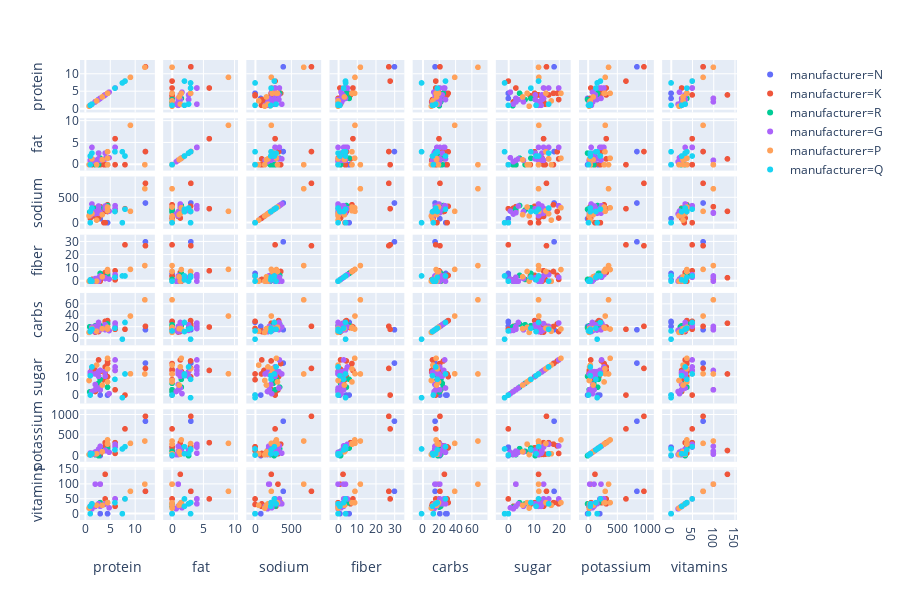

Here is the notebook cell this chart was saved with:
### Code cell
fig = px.scatter_matrix(rcereal, dimensions=['protein', 'fat','sodium', 'fiber', 'carbs', 'sugar', 'potassium','vitamins'], color = 'manufacturer')
fig.show()

### Figure 1 — Plotly figure (JSON) as saved in the notebook; plotly's stock layout.template omitted (floating-point values rounded to 4 significant figures)
{"data": [{"dimensions": [{"axis": {"matches": true}, "label": "protein", "values": [12.12, 3, 4.478, 4.478]}, {"axis": {"matches": true}, "label": "fat", "values": [3.03, 0, 0, 0]}, {"axis": {"matches": true}, "label": "sodium", "values": [393.9, 80, 0, 0]}, {"axis": {"matches": true}, "label": "fiber", "values": [30.3, 1, 5.97, 4.478]}, {"axis": {"matches": true}, "label": "carbs", "values": [15.15, 21, 28.36, 29.85]}, {"axis": {"matches": true}, "label": "sugar", "values": [18.18, 0, 0, 0]}, {"axis": {"matches": true}, "label": "potassium", "values": [848.5, -1, 209.0, 179.1]}, {"axis": {"matches": true}, "label": "vitamins", "values": [75.76, 0, 0, 0]}], "hoverlabel": {"namelength": 0}, "hovertemplate": "manufacturer=N<br>%{xaxis.title.text}=%{x}<br>%{yaxis.title.text}=%{y}", "legendgroup": "manufacturer=N", "marker": {"color": "#636efa", "symbol": "circle"}, "name": "manufacturer=N", "showlegend": true, "type": "splom"}, {"dimensions": [{"axis": {"matches": true}, "label": "protein", "values": [12.12, 8, 2, 2, 1, 6, 2, 2, 1.333, 3.75, 4.478, 4, 4.478, 2.985, 4.478, 3, 4, 4, 2, 2.667, 6]}, {"axis": {"matches": true}, "label": "fat", "values": [3.03, 0, 0, 0, 0, 6, 0, 1, 0, 0, 0, 1.333, 2.985, 1.493, 2.985, 0, 1.333, 0, 0, 1.333, 0]}, {"axis": {"matches": true}, "label": "sodium", "values": [787.9, 280, 125, 290, 90, 280, 220, 125, 266.7, 0, 358.2, 226.7, 223.9, 283.6, 328.4, 320, 280, 0, 290, 93.33, 230]}, {"axis": {"matches": true}, "label": "fiber", "values": [27.27, 28, 1, 1, 1, 8, 1, 1, 1.333, 3.75, 7.463, 2.667, 4.478, 0, 4.478, 1, 6.667, 4, 0, 1.333, 1]}, {"axis": {"matches": true}, "label": "carbs", "values": [21.21, 16, 11, 21, 13, 20, 21, 11, 18.67, 17.5, 20.9, 26.67, 25.37, 22.39, 31.34, 20, 18.67, 30, 22, 12, 16]}, {"axis": {"matches": true}, "label": "sugar", "values": [15.15, 0, 14, 2, 12, 14, 3, 13, 14.67, 8.75, 17.91, 12, 19.4, 13.43, 10.45, 3, 16, 12, 3, 20, 3]}, {"axis": {"matches": true}, "label": "potassium", "values": [969.7, 660, 30, 35, 20, 320, 30, 30, 33.33, 125, 283.6, 126.7, 238.8, 59.7, 194.0, 45, 320, 220, 35, 53.33, 55]}, {"axis": {"matches": true}, "label": "vitamins", "values": [75.76, 50, 25, 25, 25, 50, 25, 25, 33.33, 31.25, 37.31, 133.3, 37.31, 37.31, 37.31, 100, 33.33, 50, 25, 33.33, 25]}], "hoverlabel": {"namelength": 0}, "hovertemplate": "manufacturer=K<br>%{xaxis.title.text}=%{x}<br>%{yaxis.title.text}=%{y}", "legendgroup": "manufacturer=K", "marker": {"color": "#EF553B", "symbol": "circle"}, "name": "manufacturer=K", "showlegend": true, "type": "splom"}, {"dimensions": [{"axis": {"matches": true}, "label": "protein", "values": [2.667, 2.985, 2, 2.667, 0.885, 4.478]}, {"axis": {"matches": true}, "label": "fat", "values": [2.667, 1.493, 0, 0, 0, 1.493]}, {"axis": {"matches": true}, "label": "sodium", "values": [266.7, 298.5, 280, 253.3, 212.4, 343.3]}, {"axis": {"matches": true}, "label": "fiber", "values": [1.333, 5.97, 0, 1.333, 0, 4.478]}, {"axis": {"matches": true}, "label": "carbs", "values": [18.67, 22.39, 22, 24, 20.35, 25.37]}, {"axis": {"matches": true}, "label": "sugar", "values": [10.67, 8.955, 3, 6.667, 1.77, 4.478]}, {"axis": {"matches": true}, "label": "potassium", "values": [-1.333, 186.6, 25, 106.7, 26.55, 171.6]}, {"axis": {"matches": true}, "label": "vitamins", "values": [33.33, 37.31, 25, 33.33, 22.12, 37.31]}], "hoverlabel": {"namelength": 0}, "hovertemplate": "manufacturer=R<br>%{xaxis.title.text}=%{x}<br>%{yaxis.title.text}=%{y}", "legendgroup": "manufacturer=R", "marker": {"color": "#00cc96", "symbol": "circle"}, "name": "manufacturer=R", "showlegend": true, "type": "splom"}, {"dimensions": [{"axis": {"matches": true}, "label": "protein", "values": [2.667, 4, 4.8, 1.333, 6, 1, 1, 2.667, 1.333, 4, 1.333, 2, 2, 6, 6, 2, 3, 3, 2.667, 1, 3, 2.667]}, {"axis": {"matches": true}, "label": "fat", "values": [2.667, 2.667, 1.6, 4, 4, 1, 1, 1.333, 1.333, 1.333, 0.6667, 1, 1, 4, 4, 1, 1, 1, 1.333, 1, 1, 1.333]}, {"axis": {"matches": true}, "label": "sodium", "values": [240, 280, 232, 280, 280, 180, 180, 186.7, 373.3, 333.3, 173.3, 180, 220, 340, 280, 200, 190, 200, 333.3, 140, 200, 266.7]}, {"axis": {"matches": true}, "label": "fiber", "values": [2, 2.667, 1.6, 0, 4, 0, 0, 2.667, 0, 2, 0, 0, 2, 3, 5, 0, 4, 3, 0, 0, 3, 1.333]}, {"axis": {"matches": true}, "label": "carbs", "values": [14, 24, 13.6, 17.33, 26, 12, 12, 14.67, 20, 15.33, 14, 12, 15, 27, 21, 21, 15, 16, 28, 13, 17, 21.33]}, {"axis": {"matches": true}, "label": "sugar", "values": [13.33, 10.67, 0.8, 12, 14, 13, 13, 13.33, 12, 13.33, 2, 12, 6, 20, 16, 3, 14, 3, 4, 12, 3, 10.67]}, {"axis": {"matches": true}, "label": "potassium", "values": [93.33, 133.3, 84, 60, 210, 55, 65, 160, 60, 120, 26.67, 55, 90, 240, 280, 35, 230, 110, 80, 25, 110, 80]}, {"axis": {"matches": true}, "label": "vitamins", "values": [33.33, 33.33, 20, 33.33, 50, 25, 25, 33.33, 33.33, 33.33, 16.67, 25, 25, 50, 50, 100, 100, 100, 33.33, 25, 25, 33.33]}], "hoverlabel": {"namelength": 0}, "hovertemplate": "manufacturer=G<br>%{xaxis.title.text}=%{x}<br>%{yaxis.title.text}=%{y}", "legendgroup": "manufacturer=G", "marker": {"color": "#ab63fa", "symbol": "circle"}, "name": "manufacturer=G", "showlegend": true, "type": "splom"}, {"dimensions": [{"axis": {"matches": true}, "label": "protein", "values": [4.478, 4.478, 1.333, 2.273, 3.409, 12, 9.091, 0.7519, 4.478]}, {"axis": {"matches": true}, "label": "fat", "values": [0, 2.985, 1.333, 0, 1.136, 0, 9.091, 0, 1.493]}, {"axis": {"matches": true}, "label": "sodium", "values": [313.4, 238.8, 180, 51.14, 159.1, 680, 227.3, 135.3, 298.5]}, {"axis": {"matches": true}, "label": "fiber", "values": [7.463, 7.463, 0, 0, 3.409, 12, 9.091, 0, 8.955]}, {"axis": {"matches": true}, "label": "carbs", "values": [19.4, 17.91, 17.33, 12.5, 17.05, 68, 39.39, 10.53, 16.42]}, {"axis": {"matches": true}, "label": "sugar", "values": [7.463, 14.93, 16, 17.05, 5.682, 12, 12.12, 8.271, 20.9]}, {"axis": {"matches": true}, "label": "potassium", "values": [283.6, 298.5, 33.33, 45.45, 96.59, 360, 303.0, 26.32, 388.1]}, {"axis": {"matches": true}, "label": "vitamins", "values": [37.31, 37.31, 33.33, 28.41, 28.41, 100, 75.76, 18.8, 37.31]}], "hoverlabel": {"namelength": 0}, "hovertemplate": "manufacturer=P<br>%{xaxis.title.text}=%{x}<br>%{yaxis.title.text}=%{y}", "legendgroup": "manufacturer=P", "marker": {"color": "#FFA15A", "symbol": "circle"}, "name": "manufacturer=P", "showlegend": true, "type": "splom"}, {"dimensions": [{"axis": {"matches": true}, "label": "protein", "values": [1.333, 1, 5.97, 1, 8, 7.463]}, {"axis": {"matches": true}, "label": "fat", "values": [2.667, 2, 2.985, 0, 2, 2.985]}, {"axis": {"matches": true}, "label": "sodium", "values": [293.3, 220, 223.9, 0, 270, 0]}, {"axis": {"matches": true}, "label": "fiber", "values": [0, 1, 2.985, 0, 4, 4.03]}, {"axis": {"matches": true}, "label": "carbs", "values": [16, 12, 17.91, 13, 28, -1.493]}, {"axis": {"matches": true}, "label": "sugar", "values": [16, 11, 8.955, 0, 12, -1.493]}, {"axis": {"matches": true}, "label": "potassium", "values": [46.67, 45, 141.8, 15, 220, 164.2]}, {"axis": {"matches": true}, "label": "vitamins", "values": [33.33, 25, 37.31, 0, 50, 0]}], "hoverlabel": {"namelength": 0}, "hovertemplate": "manufacturer=Q<br>%{xaxis.title.text}=%{x}<br>%{yaxis.title.text}=%{y}", "legendgroup": "manufacturer=Q", "marker": {"color": "#19d3f3", "symbol": "circle"}, "name": "manufacturer=Q", "showlegend": true, "type": "splom"}], "layout": {"dragmode": "select", "height": 600, "legend": {"tracegroupgap": 0}, "margin": {"t": 60}}}
